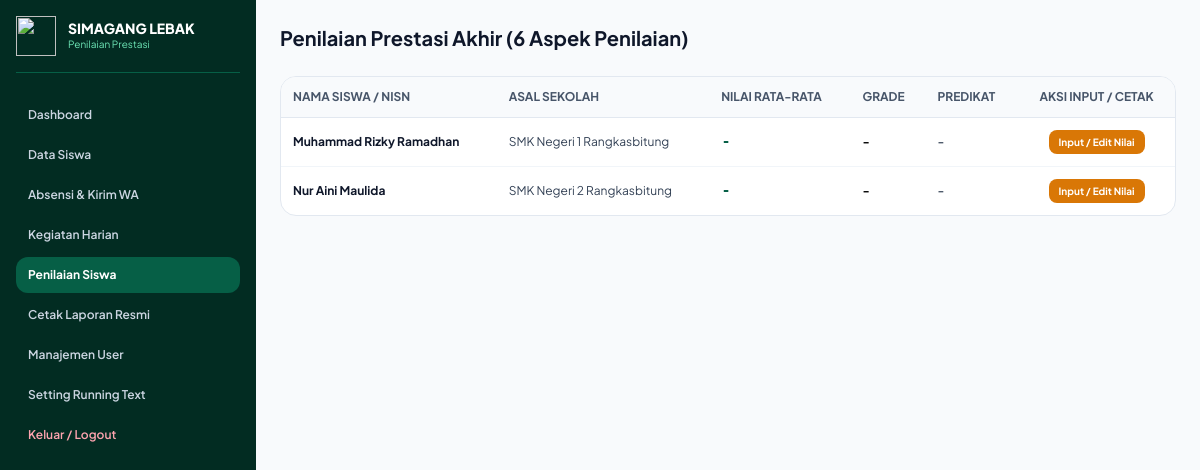
Screenshot of /penilaian.php (signed in) with the database file from the repository.
### tables this page shows
CREATE TABLE IF NOT EXISTS `students` (
  `id` INT AUTO_INCREMENT PRIMARY KEY,
  `photo` VARCHAR(255) DEFAULT 'assets/img/default-avatar.png',
  `username` VARCHAR(50) NOT NULL UNIQUE,
  `password` VARCHAR(255) NOT NULL,
  `nama` VARCHAR(150) NOT NULL,
  `nisn` VARCHAR(20) NOT NULL UNIQUE,
  `tempat_lahir` VARCHAR(100) NOT NULL,
  `tanggal_lahir` DATE NOT NULL,
  `kelas` VARCHAR(50) NOT NULL,
  `program_keahlian` VARCHAR(100) NOT NULL,
  `no_hp` VARCHAR(20) NOT NULL,
  `asal_sekolah` VARCHAR(150) NOT NULL,
  `pembimbing_sekolah` VARCHAR(150) NOT NULL,
  `no_hp_pembimbing` VARCHAR(20) NOT NULL,
  `alamat` TEXT NOT NULL,
  `tempat_penugasan` VARCHAR(100) NOT NULL,
  `pembimbing_kantor` VARCHAR(150) NOT NULL,
  `nip_pembimbing` VARCHAR(30) NOT NULL,
  `status` ENUM('Aktif', 'Selesai', 'Berhenti/Pindah') NOT NULL DEFAULT 'Aktif',
  `tahun` VARCHAR(4) NOT NULL DEFAULT '2026',
  `tanggal_mulai` DATE DEFAULT NULL,
  `tanggal_selesai` DATE DEFAULT NULL,
  `created_at` TIMESTAMP DEFAULT CURRENT_TIMESTAMP
);

### penilaian.php (the view, shortened to what this page needs)
<?php
require_once 'config/koneksi.php';
$students = $pdo->query("SELECT s.*, a.disiplin_waktu, a.tanggung_jawab, a.kebersihan_kerapihan, a.kemampuan_kerja, a.kerjasama_tim, a.etika_kesopanan, a.nilai_rata_rata, a.grade, a.predikat FROM students s LEFT JOIN assessments a ON s.id = a.student_id ORDER BY s.nama ASC")->fetchAll();
?>
<!DOCTYPE html>
<html lang="id">
<head>
    <script src="https://cdn.tailwindcss.com"></script>
</head>
<body class="bg-slate-50 flex min-h-screen">
    <aside class="w-64 bg-emerald-950 text-white min-h-screen p-4 flex flex-col justify-between shrink-0">
        <div>
            <div class="flex items-center gap-3 mb-6 pb-4 border-b border-emerald-800">
                <img src="assets/img/kemenag-logo.png" class="w-10 h-10 object-contain" onerror="this.src='https://upload.wikimedia.org/wikipedia/commons/thumb/a/a2/Logo_Kementerian_Agama_Republik_Indonesia.png/600px-Logo_Kementerian_Agama_Republik_Indonesia.png'">
                <div>
                    <h2 class="font-black text-sm leading-tight">SIMAGANG LEBAK</h2>
                    <p class="text-[10px] text-emerald-300">Penilaian Prestasi</p>
                </div>
            </div>
            <nav class="space-y-1 text-xs font-semibold">
                <a href="dashboard_admin.php" class="block py-2.5 px-3 hover:bg-emerald-900 rounded-xl text-slate-300">Dashboard</a>
                <a href="siswa.php" class="block py-2.5 px-3 hover:bg-emerald-900 rounded-xl text-slate-300">Data Siswa</a>
                <a href="absensi.php" class="block py-2.5 px-3 hover:bg-emerald-900 rounded-xl text-slate-300">Absensi &amp; Kirim WA</a>
                <a href="kegiatan.php" class="block py-2.5 px-3 hover:bg-emerald-900 rounded-xl text-slate-300">Kegiatan Harian</a>
                <a href="penilaian.php" class="block py-2.5 px-3 bg-emerald-800 text-white rounded-xl font-bold">Penilaian Siswa</a>
                <a href="laporan.php" class="block py-2.5 px-3 hover:bg-emerald-900 rounded-xl text-slate-300">Cetak Laporan Resmi</a>
                <a href="users.php" class="block py-2.5 px-3 hover:bg-emerald-900 rounded-xl text-slate-300">Manajemen User</a>
                <a href="running_text.php" class="block py-2.5 px-3 hover:bg-emerald-900 rounded-xl text-slate-300">Setting Running Text</a>
                <a href="logout.php" class="block py-2.5 px-3 hover:bg-rose-900/60 rounded-xl text-rose-300 mt-4">Keluar / Logout</a>
            </nav>
        </div>
    </aside>
    <main class="flex-1 p-6 max-w-7xl space-y-6">
        <h1 class="text-xl font-bold text-slate-900">Penilaian Prestasi Akhir (6 Aspek Penilaian)</h1>
        <div class="bg-white rounded-2xl border border-slate-200 shadow-xs overflow-hidden">
            <table class="w-full text-xs text-left">
                <thead class="bg-slate-50 border-b border-slate-200 text-slate-600 uppercase font-bold">
                    <tr>
                        <th class="p-3">Nama Siswa / NISN</th>
                        <th class="p-3">Asal Sekolah</th>
                        <th class="p-3">Nilai Rata-Rata</th>
                        <th class="p-3">Grade</th>
                        <th class="p-3">Predikat</th>
                        <th class="p-3 text-center">Aksi Input / Cetak</th>
                    </tr>
                </thead>
                <tbody class="divide-y divide-slate-100">
                    <?php foreach ($students as $s): ?>
                    <tr>
                        <td class="p-3 font-bold text-slate-900"><?= htmlspecialchars($s['nama']) ?></td>
                        <td class="p-3 text-slate-700"><?= htmlspecialchars($s['asal_sekolah']) ?></td>
                        <td class="p-3 font-mono text-base font-bold text-emerald-800"><?= $s['nilai_rata_rata'] ? number_format($s['nilai_rata_rata'], 1) : '-' ?></td>
                        <td class="p-3 font-bold"><?= $s['grade'] ?? '-' ?></td>
                        <td class="p-3 font-semibold text-slate-700"><?= $s['predikat'] ?? '-' ?></td>
                        <td class="p-3 text-center space-x-1">
                            <button onclick='openGradeModal(<?= json_encode($s) ?>)' class="px-2.5 py-1 bg-amber-600 hover:bg-amber-700 text-white rounded-lg font-bold text-[10px] cursor-pointer">Input / Edit Nilai</button>
                        </td>
                    </tr>
                    <?php endforeach; ?>
                </tbody>
            </table>
        </div>
    </main>
</body>
</html>

### penilaian.php (style rules this page uses)
body { font-family: 'Plus Jakarta Sans', sans-serif; }

### rows the page displays
students: nama "Muhammad Rizky Ramadhan", asal_sekolah "SMK Negeri 1 Rangkasbitung", grade "-", predikat "-"
students: nama "Nur Aini Maulida", asal_sekolah "SMK Negeri 2 Rangkasbitung", grade "-", predikat "-"
